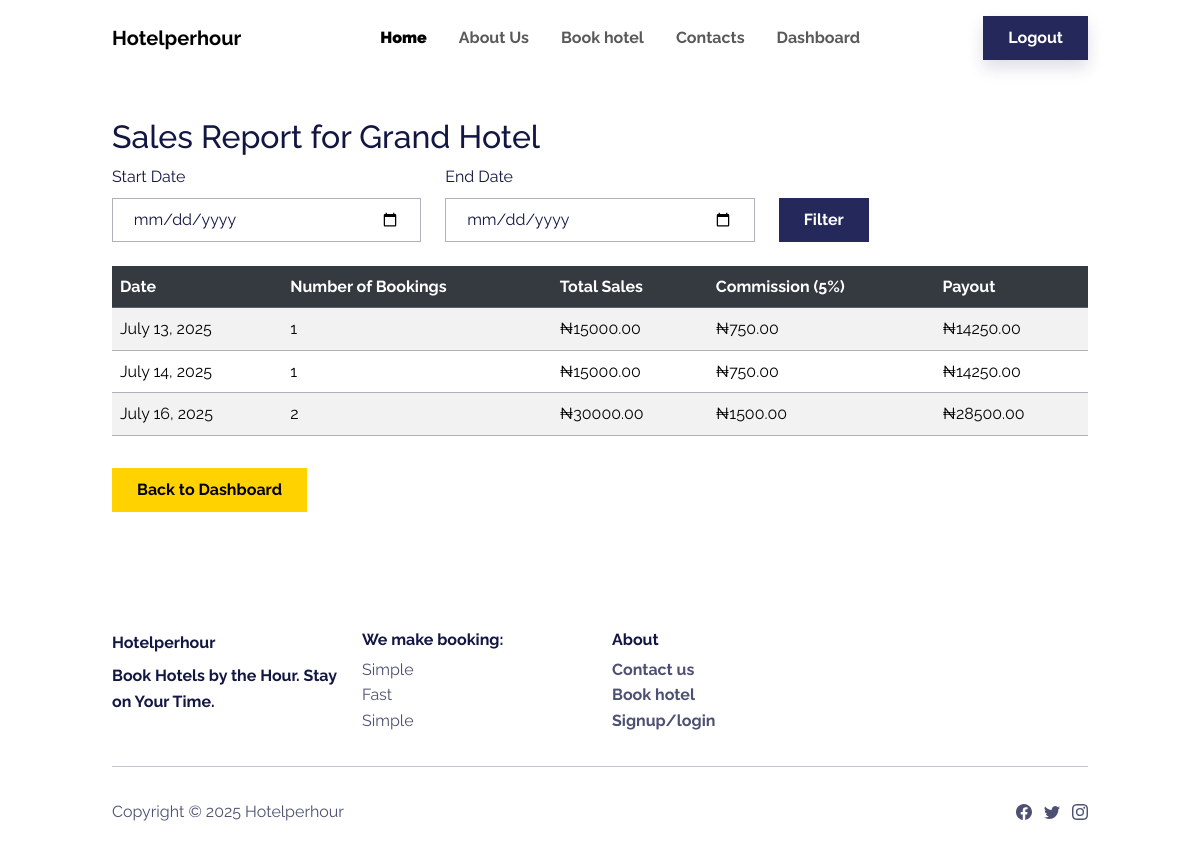
/hotels/grand-hotel/sales/ (signed in), run on the app's committed database.
### hotels/models.py (models this page shows, shortened)
class Hotel(models.Model):
    name = models.CharField(max_length=255)
    owner = models.ForeignKey(CustomUser, on_delete=models.CASCADE)
    address = models.CharField(max_length=255)
    hotel_phone = models.CharField(max_length=20, null=True, blank=True)
    hotel_email = models.EmailField(max_length=255, null=True, blank=True)
    description = models.TextField()
    image = models.ImageField(upload_to='hotels/images/', null=True, blank=True, default='images/default_hotel.jpg')
    latitude = models.FloatField(null=True, blank=True)
    longitude = models.FloatField(null=True, blank=True)
    is_approved = models.BooleanField(default=False)
    created_at = models.DateTimeField(auto_now_add=True)
    slug = models.SlugField(unique=True, blank=True)

### bookings/models.py (models this page shows, shortened)
class Booking(models.Model):
    user = models.ForeignKey(CustomUser, on_delete=models.CASCADE, null=True, blank=True)
    room = models.ForeignKey(Room, on_delete=models.CASCADE)
    check_in = models.DateTimeField()
    check_out = models.DateTimeField()
    total_hours = models.FloatField()
    is_paid = models.BooleanField(default=False)
    payment_reference = models.CharField(max_length=100, blank=True, null=True)
    name = models.CharField(max_length=100)
    email = models.EmailField(max_length=100, blank=True, null=True)
    phone_number = models.CharField(max_length=15)
    created_at = models.DateTimeField(auto_now_add=True)
    booking_reference = models.CharField(max_length=10, unique=True, editable=False)
    total_price = models.DecimalField(max_digits=10, decimal_places=2, default=0.00)
    service_charge = models.DecimalField(max_digits=10, decimal_places=2, default=0.00)
    total_amount = models.DecimalField(max_digits=10, decimal_places=2, default=0.00)
    extras = models.ManyToManyField(ExtraService, blank=True)

### hotels/views.py (the view)
    def wrapper(request, *args, **kwargs):
        if not request.user.is_hotel_owner:
            return redirect('dashboard')
        return view_func(request, *args, **kwargs)

### hotels/forms.py
class DateRangeForm(forms.Form):
    start_date = forms.DateField(widget=forms.DateInput(attrs={'type': 'date'}))
    end_date = forms.DateField(widget=forms.DateInput(attrs={'type': 'date'}))

### hotels/views.py (called while the page is built)
def hotel_owner_required(view_func):
    def wrapper(request, *args, **kwargs):
        if not request.user.is_hotel_owner:
            return redirect('dashboard')
        return view_func(request, *args, **kwargs)
    return wrapper

### templates/hotels/hotel_sales_report.html (shortened to what this page needs)
{% extends 'base2.html' %}
{% block content %}
<div class="container mt-5">
    <h2>Sales Report for {{ hotel.name }}</h2>
    <form method="get" class="mb-4">
        <div class="row">
            <div class="col-md-4">
                <label for="start_date" class="form-label">Start Date</label>
                <input type="date" name="start_date" id="start_date" class="form-control" value="{{ form.start_date.value|default_if_none:''|date:'Y-m-d' }}">
            </div>
            <div class="col-md-4">
                <label for="end_date" class="form-label">End Date</label>
                <input type="date" name="end_date" id="end_date" class="form-control" value="{{ form.end_date.value|default_if_none:''|date:'Y-m-d' }}">
            </div>
            <div class="col-md-4 d-flex align-items-end">
                <button type="submit" class="btn btn-primary">Filter</button>
            </div>
        </div>
    </form>
    <div class="table-responsive">
        <table class="table table-striped table-hover">
            <thead class="table-dark">
                <tr>
                    <th>Date</th>
                    <th>Number of Bookings</th>
                    <th>Total Sales</th>
                    <th>Commission (5%)</th>
                    <th>Payout</th>
                </tr>
            </thead>
            <tbody>
                {% for data in sales_data %}
                <tr>
                    <td>{{ data.date }}</td>
                    <td>{{ data.booking_count }}</td>
                    <td>₦{{ data.total_sales|floatformat:2 }}</td>
                    <td>₦{{ data.commission|floatformat:2 }}</td>
                    <td>₦{{ data.payout|floatformat:2 }}</td>
                </tr>
                {% empty %}
                <tr>
                    <td colspan="5" class="text-center">No sales data available for the selected period.</td>
                </tr>
                {% endfor %}
            </tbody>
        </table>
    </div>
    <a href="{% url 'hotel_dashboard' %}" class="btn btn-secondary mt-3">Back to Dashboard</a>
</div>
{% endblock %}

### templates/base2.html (style rules this page uses)
body { padding-top: 70px; }

### data on the page
Hotel: name "Grand Hotel"
Booking: date "July 13, 2025", booking_count "1", total_sales "15000.00", commission "750.00", payout "14250.00"
Booking: date "July 14, 2025", booking_count "1", total_sales "15000.00", commission "750.00", payout "14250.00"

### other printed values
{{ data.date }} "July 16, 2025"
{{ data.booking_count }} "2"
{{ data.total_sales|floatformat:2 }} "30000.00"
{{ data.commission|floatformat:2 }} "1500.00"
{{ data.payout|floatformat:2 }} "28500.00"
